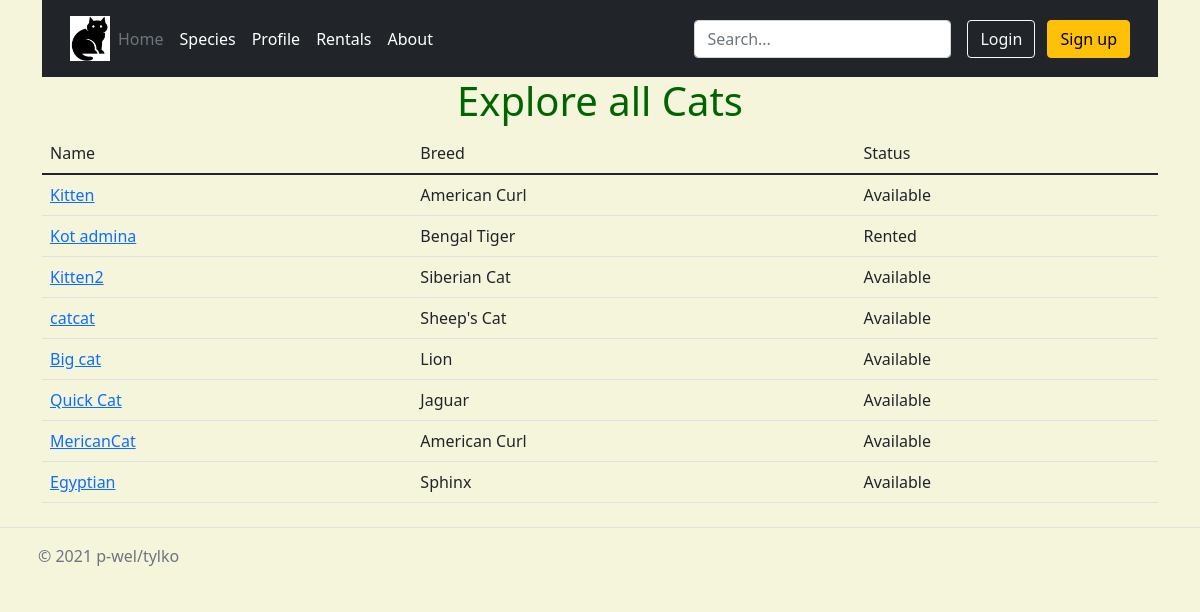
/explore/, run on the app's committed database.
### cats/models.py (models this page shows, shortened)
class TimeStamped(models.Model, CheckAddDateMixin):
    created = models.DateTimeField(auto_now_add=True)
    modified = models.DateTimeField(auto_now=True)
    class Meta:
        abstract = True

class Cat(TimeStamped):
    name = models.CharField(max_length=50)
    breed = models.ForeignKey('cats.Breed', on_delete=models.CASCADE)
    """
    <Species: Breeds>
    - House cat: American Curl, Sphinx, Ragamuffin, Siberian Cat, Persian Cat
    - Farm cat: Sheep's Cat, Barn Cat
    - Feral cat: Bengal Tiger, Lion, Cheetah, Jaguar, Leopard
    """
    description = models.TextField(default=None, blank=True)
    available = models.BooleanField(default=True)
    creation_date = models.DateTimeField(auto_now_add=True)
    modification_date = models.DateTimeField(auto_now=True)
    user = models.ManyToManyField("auth.User", blank=True)

class Breed(models.Model):
    name = models.CharField(max_length=50)
    description = models.TextField(default=None, blank=True)
    species = models.ForeignKey('cats.Species', on_delete=models.CASCADE)
    def __str__(self):
        return f"{self.name}"

### cats/views.py (the view)
# urls.py: path('explore/', explore_list, name="explore_list"),
def explore_list(request):
    cats = Cat.objects.all()
    context = {'all_cats': cats}
    return render(request, 'cats/explore_list.html', context)

### cats/templates/cats/explore_list.html (shortened to what this page needs)
{% extends 'base.html' %}
{% block content %}
    <h1>Explore all Cats</h1>
    <table class="table table-condensed">
        <thead>
        <td>Name</td>
        <td>Breed</td>
        <td>Status</td>
        </thead>
        {% for cat in all_cats %}
            <tr>
                <td><a href="{% url 'cats:details' cat.id %}">{{ cat.name }}</a></td>
                <td>{{ cat.breed }}</td>
                <td>{% if cat.available == True %}Available{% else %}Rented{% endif %}</td>
            </tr>
        {% endfor %}
    </table>
{% endblock %}

### templates/base.html (style rules this page uses)
body { background-color: beige; }
h1 { color: darkgreen; text-align: center; }

### data on the page
Cat: name "Kitten", breed "American Curl", available "Available"
Cat: name "Kot admina", breed "Bengal Tiger", available "Rented"
Cat: name "Kitten2", breed "Siberian Cat", available "Available"
Cat: name "catcat", breed "Sheep's Cat", available "Available"
Cat: name "Big cat", breed "Lion", available "Available"
Cat: name "Quick Cat", breed "Jaguar", available "Available"
Cat: name "MericanCat", breed "American Curl", available "Available"
Cat: name "Egyptian", breed "Sphinx", available "Available"
